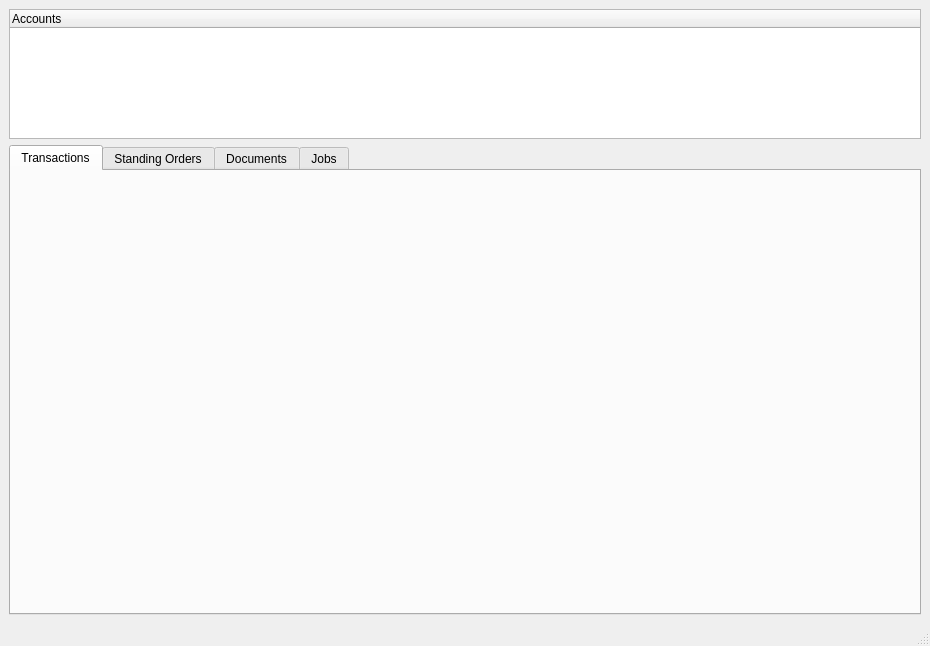
<?xml version="1.0" encoding="UTF-8"?>
<ui version="4.0">
 <class>UiOlbaFlinx</class>
 <widget class="QMainWindow" name="UiOlbaFlinx">
  <property name="geometry">
   <rect>
    <x>0</x>
    <y>0</y>
    <width>930</width>
    <height>646</height>
   </rect>
  </property>
  <property name="minimumSize">
   <size>
    <width>930</width>
    <height>646</height>
   </size>
  </property>
  <property name="windowTitle">
   <string>MainWindow</string>
  </property>
  <widget class="QWidget" name="centralwidget">
   <layout class="QVBoxLayout" name="verticalLayoutCentralwidget">
    <property name="spacing">
     <number>0</number>
    </property>
    <property name="leftMargin">
     <number>0</number>
    </property>
    <property name="topMargin">
     <number>0</number>
    </property>
    <property name="rightMargin">
     <number>0</number>
    </property>
    <property name="bottomMargin">
     <number>0</number>
    </property>
    <item>
     <widget class="QStackedWidget" name="stackedWidgetMain">
      <property name="currentIndex">
       <number>1</number>
      </property>
      <widget class="QWidget" name="pageDataVaults">
       <layout class="QVBoxLayout" name="verticalLayoutDataVaults">
        <property name="spacing">
         <number>0</number>
        </property>
        <property name="leftMargin">
         <number>0</number>
        </property>
        <property name="topMargin">
         <number>0</number>
        </property>
        <property name="rightMargin">
         <number>0</number>
        </property>
        <property name="bottomMargin">
         <number>0</number>
        </property>
        <item>
         <widget class="QWidget" name="widgetDataVaultsInfo" native="true">
          <property name="minimumSize">
           <size>
            <width>0</width>
            <height>82</height>
           </size>
          </property>
          <layout class="QHBoxLayout" name="horizontalLayout_2">
           <property name="spacing">
            <number>12</number>
           </property>
           <item>
            <widget class="QLabel" name="labelDataVaultsInfoIcon">
             <property name="minimumSize">
              <size>
               <width>64</width>
               <height>64</height>
              </size>
             </property>
             <property name="maximumSize">
              <size>
               <width>64</width>
               <height>64</height>
              </size>
             </property>
             <property name="pixmap">
              <pixmap resource="../../../fibolinx/res/fibolinx.qrc">:/app/fibolinx-logo</pixmap>
             </property>
             <property name="scaledContents">
              <bool>true</bool>
             </property>
            </widget>
           </item>
           <item>
            <widget class="QLabel" name="labelDataVaultsInfoTitle">
             <property name="text">
              <string>OlbaFlinx - Online Banking For Linux</string>
             </property>
             <property name="alignment">
              <set>Qt::AlignCenter</set>
             </property>
            </widget>
           </item>
          </layout>
         </widget>
        </item>
        <item>
         <widget class="QScrollArea" name="scrollAreaDataVaults">
          <property name="widgetResizable">
           <bool>true</bool>
          </property>
          <widget class="QWidget" name="scrollAreaDataVaultsContents">
           <property name="geometry">
            <rect>
             <x>0</x>
             <y>0</y>
             <width>98</width>
             <height>28</height>
            </rect>
           </property>
          </widget>
         </widget>
        </item>
        <item>
         <layout class="QHBoxLayout" name="horizontalLayoutDataVaults">
          <property name="topMargin">
           <number>5</number>
          </property>
          <property name="rightMargin">
           <number>5</number>
          </property>
          <property name="bottomMargin">
           <number>5</number>
          </property>
          <item>
           <spacer name="horizontalSpacerDataVaults">
            <property name="orientation">
             <enum>Qt::Horizontal</enum>
            </property>
            <property name="sizeHint" stdset="0">
             <size>
              <width>40</width>
              <height>20</height>
             </size>
            </property>
           </spacer>
          </item>
          <item>
           <widget class="QPushButton" name="pushButtonAddDataVaults">
            <property name="icon">
             <iconset resource="../../res/olbaflinx.qrc">
              <normaloff>:/datavault/add</normaloff>:/datavault/add</iconset>
            </property>
            <property name="flat">
             <bool>true</bool>
            </property>
           </widget>
          </item>
         </layout>
        </item>
       </layout>
      </widget>
      <widget class="QWidget" name="pageApplication">
       <layout class="QVBoxLayout" name="verticalLayout_2">
        <item>
         <widget class="QTreeWidget" name="treeWidgetAccounts">
          <property name="minimumSize">
           <size>
            <width>0</width>
            <height>130</height>
           </size>
          </property>
          <property name="maximumSize">
           <size>
            <width>16777215</width>
            <height>130</height>
           </size>
          </property>
          <column>
           <property name="text">
            <string>Accounts</string>
           </property>
          </column>
         </widget>
        </item>
        <item>
         <widget class="QTabWidget" name="tabWidgetApplication">
          <property name="currentIndex">
           <number>0</number>
          </property>
          <property name="documentMode">
           <bool>false</bool>
          </property>
          <widget class="olbaflinx::app::banking::Transaction" name="tabTransactions">
           <attribute name="title">
            <string>Transactions</string>
           </attribute>
          </widget>
          <widget class="QWidget" name="tabStandingOrders">
           <attribute name="title">
            <string>Standing Orders</string>
           </attribute>
          </widget>
          <widget class="QWidget" name="tabDocuments">
           <attribute name="title">
            <string>Documents</string>
           </attribute>
          </widget>
          <widget class="QWidget" name="tabJobs">
           <attribute name="title">
            <string>Jobs</string>
           </attribute>
          </widget>
         </widget>
        </item>
       </layout>
      </widget>
     </widget>
    </item>
   </layout>
  </widget>
  <widget class="QMenuBar" name="menubar">
   <property name="geometry">
    <rect>
     <x>0</x>
     <y>0</y>
     <width>930</width>
     <height>21</height>
    </rect>
   </property>
  </widget>
  <widget class="QStatusBar" name="statusbar"/>
 </widget>
 <customwidgets>
  <customwidget>
   <class>olbaflinx::app::banking::Transaction</class>
   <extends>QWidget</extends>
   <header>Transaction.h</header>
   <container>1</container>
  </customwidget>
 </customwidgets>
 <resources>
  <include location="../../res/olbaflinx.qrc"/>
  <include location="../../../fibolinx/res/fibolinx.qrc"/>
 </resources>
 <connections/>
</ui>
